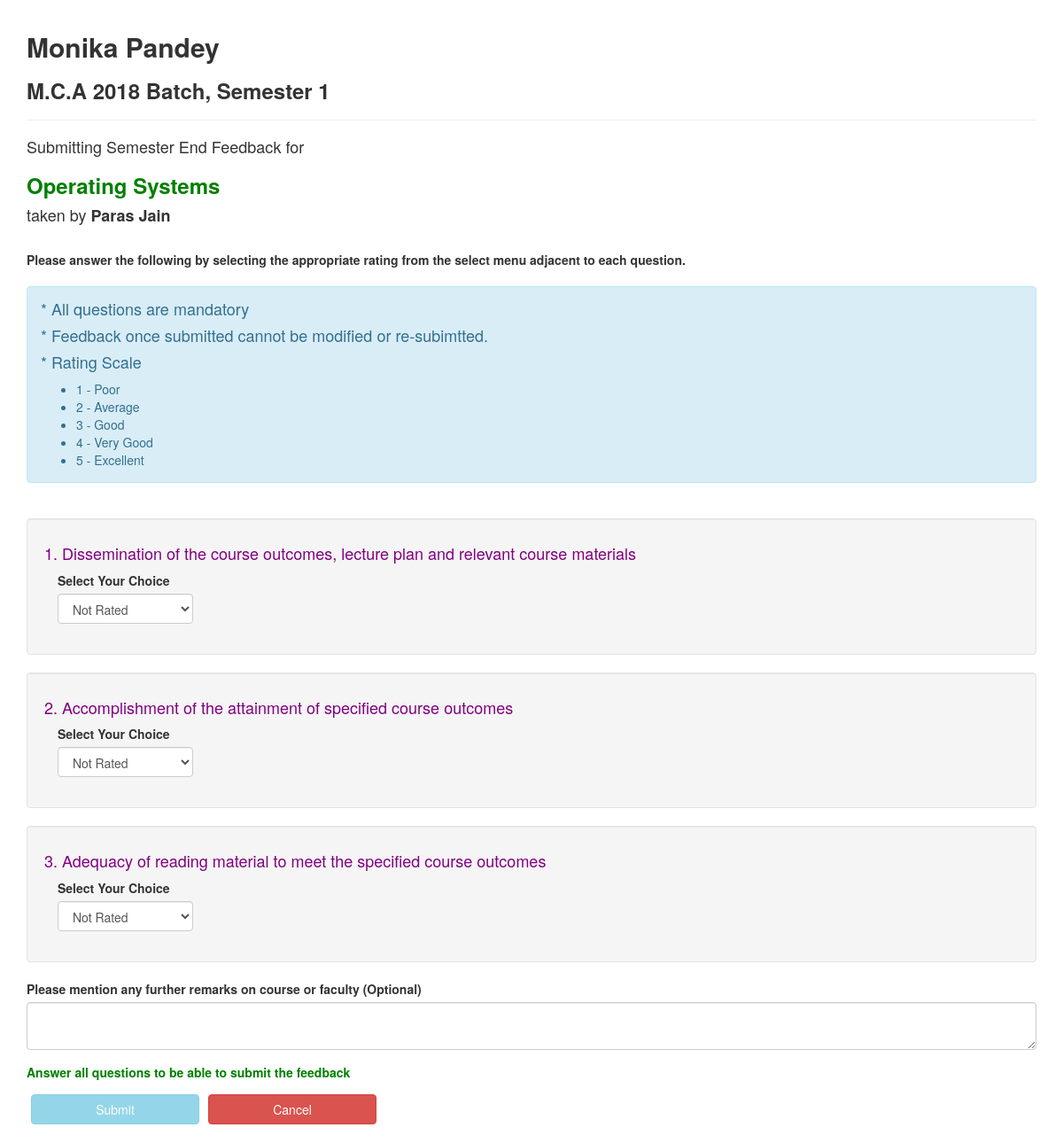
/feedback?offering_id=1 (signed in), run on the app's committed database.
### feedback/models.py (models this page shows, shortened)
class User(AbstractUser):
	isFaculty = models.BooleanField(default=False)
	profileImage = models.ImageField(null=True, blank=True, upload_to=helpers.PathAndRenameFile('profiles/images'))
	birthDate = models.DateField(blank=True, null=True)
	gender = models.CharField(blank=True, null=True, max_length=10)
	contact = models.CharField(blank=True, null=True, max_length=15, unique=True)
	email = models.EmailField(unique=True, max_length=255, verbose_name="Email Address")
	course = models.ForeignKey('Course', related_name='students', blank=True, null=True, on_delete=models.SET_NULL)
	startYear = models.IntegerField(default=2018)  # To identify the batch to which the student belongs for eg. "2017"-2020 for a 3 year course
	def get_semester(self):
		user = self
		now = datetime.datetime.now()
		curr_year = int(now.strftime("%Y"))
		year_diff = curr_year - user.startYear
		curr_month = int(now.strftime("%m"))
		if 12 >= curr_month >= 7:
			return 2 * year_diff + 1
		else:
			return 2 * year_diff + 2

class PaperOffering(models.Model):
	course = models.ForeignKey('Course', related_name='offerings', on_delete=models.CASCADE)
	paper = models.ForeignKey('Paper', related_name='offerings', on_delete=models.CASCADE)
	semester = models.IntegerField() # Semester 1,2,...8
	year = models.IntegerField()  # To identify the batch eg. "2018"
	faculty = models.ForeignKey('User', related_name='teachings', blank=True, null=True, on_delete=models.SET_NULL)  # Who taught this paper under the given course

class Course(models.Model):
	title = models.CharField(max_length=200)  # MCA, BTECH CSE...
	duration = models.IntegerField()  # in years

class Paper(models.Model):
	kindChoices = (
		('lab', 'Lab'),
		('theory', 'Theory')
	)
	title = models.CharField(max_length=200)  # DS, algo, ...
	kind = models.CharField(max_length=20, choices=kindChoices)

class FeedbackQuestion(models.Model):
	kindChoices = (
		('lab', 'Lab'),
		('theory', 'Theory')
	)
	sNo = models.IntegerField(default=0)  # to decide order of questions, default is 0 i.e. first priority
	questionText = models.TextField()
	kind = models.CharField(max_length=20, choices=kindChoices)

### feedback/views.py (the view, shortened to what this page needs)
# urls.py: url(r'^feedback', views.user_feedback),
@login_required()
def user_feedback(request):
	if request.method == 'GET':
		offering_id = request.GET.get("offering_id", 0)
		try:
			paper_offering = PaperOffering.objects.get(pk=offering_id)
			questions = FeedbackQuestion.objects.filter(kind=paper_offering.paper.kind)
			context = {
				'paper_offering': paper_offering,
				'questions': questions,
			}
			return render(request, 'feedback/user_feedback.html', context)
		except PaperOffering.DoesNotExist:
			return redirect("/")

### templates/feedback/user_feedback.html (shortened to what this page needs)
{% extends 'feedback/base.html' %}
{% block content %}
    <h4>Submitting Semester End Feedback for </h4>
    <h3 style="color:green"><b>{{ paper_offering.paper.title }}</b></h3>
    <h4>taken by <b>{{ paper_offering.faculty.first_name}}</b></h4>
    <br/>
    <b>Please answer the following by selecting the appropriate rating from the select menu adjacent to each question.</b>
    <br/><br/>
    <div class="alert alert-info">
    <h4>* All questions are mandatory</h4>
    <h4>* Feedback once submitted cannot be modified or re-subimtted.</h4>
    <h4>* Rating Scale</h4>
    <ul>
        <li>1 - Poor</li>
        <li>2 - Average</li>
        <li>3 - Good</li>
        <li>4 - Very Good</li>
        <li>5 - Excellent</li>
    </ul>
    </div>
    {% for question in questions %}
        <br>
        {% include 'partials/question.html' with question=question count=forloop.counter %}
    {% endfor %}
    <div class="form-group">
        <label>Please mention any further remarks on course or faculty (Optional)</label>
        <textarea class="remarks form-control"></textarea>
    </div>
    <p style="color:green" class="submitAllMsg"><b>Answer all questions to be able to submit the feedback</b></p>
    <button class="btn btn-info col-md-2 submitButton" style="margin: 5px;" onclick="submit()" disabled>Submit</button>
    <a href="/" class="btn btn-danger col-md-2" style="margin: 5px;">Cancel</a>
{% endblock %}

### templates/feedback/base.html (shortened to what this page needs)
{%load static %}
<html>
    <head>
        <link rel="stylesheet" href="{% static 'base_css.css' %}">
        <link rel="stylesheet" href="https://maxcdn.bootstrapcdn.com/bootstrap/3.3.7/css/bootstrap.min.css">
    </head>
    <body class="container" onload="ajaxSetup()">
        <h2><b>{{ request.user.first_name }}</b></h2>
        <h3><b>{{ paper_offering.course.title }} {{ request.user.startYear }} Batch, Semester {{ request.user.get_semester }} </b></h3>
        <hr>
        {% block content %}
        {% endblock %}
    </body>
</html>

### templates/partials/question.html (shortened to what this page needs)
<div class="question well col-md-12">
    <h4 style="color:purple">{{ count }}. {{ question.questionText }}</h4>
    <div class="form-group col-md-2">
        <label>Select Your Choice</label>
        <select class="rating form-control">
            <option value="">Not Rated</option>
        </select>
    </div>
</div>

### feedback/static/base_css.css (style rules this page uses)
body { font-family: Arial, Helvetica, sans-serif; }
button { background-color: #4CAF50; color: white; padding: 14px 20px; margin: 8px 0; border: none; cursor: pointer; width: 100%; }
.container { padding: 16px; }

### data on the page
User: user.first_name "Monika Pandey", user.startYear "2018", user.get_semester "1"
PaperOffering: course "M.C.A", paper "Operating Systems", faculty.first_name "Paras Jain"
FeedbackQuestion: count "1", questionText "Dissemination of the course outcomes, lecture plan and relevant course materials"
FeedbackQuestion: count "2", questionText "Accomplishment of the attainment of specified course outcomes"
FeedbackQuestion: count "3", questionText "Adequacy of reading material to meet the specified course outcomes"
